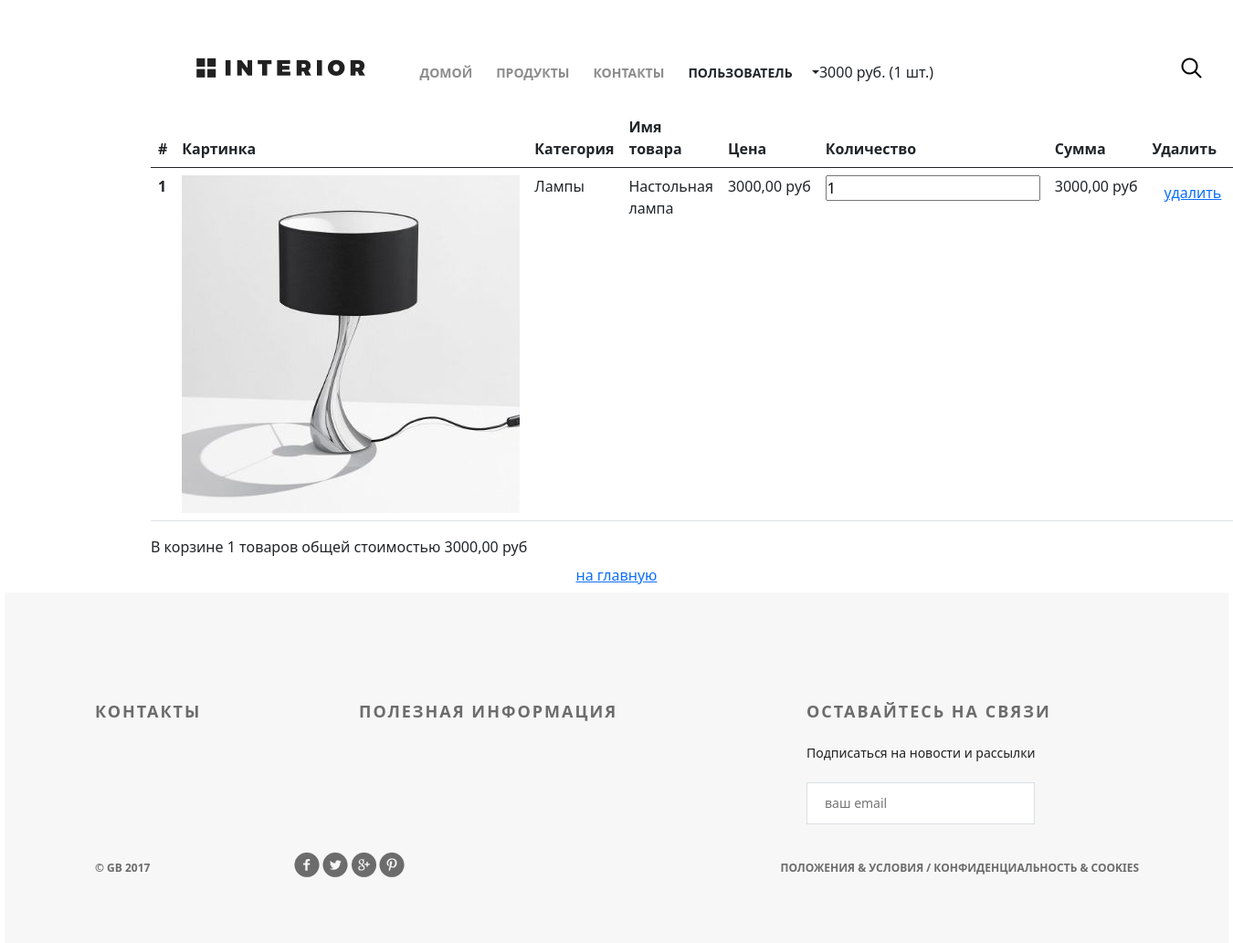
The app's page /basket/ (signed in) with its own data.
### authapp/models.py (models this page shows, shortened)
class ShopUser(AbstractUser):
    avatar = models.ImageField(upload_to='users_avatars', blank=True)
    age = models.PositiveIntegerField(verbose_name='возраст')
    activation_key = models.CharField(max_length=128, blank=True)
    activation_key_expires = models.DateTimeField(default=(now() + timedelta(hours=48)))

### basketapp/models.py (models this page shows, shortened)
class Basket(models.Model):
    user = models.ForeignKey(
        settings.AUTH_USER_MODEL,
        on_delete=models.CASCADE,
        related_name='basket',
    )
    product = models.ForeignKey(
        Product,
        on_delete=models.CASCADE
    )
    quantity = models.PositiveIntegerField(verbose_name='количество', default=0)
    add_datetime = models.DateTimeField(verbose_name='время', auto_now_add=True)
    @property
    def product_cost(self):
        return self.product.price * self.quantity
    @property
    def total_quantity(self):
        _items = Basket.objects.filter(user=self.user)
        _totalquantity = sum(list(map(lambda x: x.quantity, _items)))
        return _totalquantity
    @property
    def total_cost(self):
        _items = Basket.objects.filter(user=self.user)
        _totalcost = sum(list(map(lambda x: x.product_cost, _items)))
        return _totalcost

### mainapp/models.py (models this page shows, shortened)
class Product(models.Model):
    category = models.ForeignKey(
        ProductCategory,
        on_delete=models.CASCADE
    )
    name = models.CharField(
        verbose_name='имя продукт',
        max_length=128
    )
    image = models.ImageField(
        upload_to='products_images',
        blank=True
    )
    short_desc = models.CharField(
        verbose_name='краткое описание',
        max_length=60,
        blank=True
    )
    description = models.TextField(
        verbose_name='описание',
        blank=True
    )
    price = models.DecimalField(
        verbose_name='цена',
        max_digits=8,
        decimal_places=2,
        default=0
    )
    quantity = models.PositiveIntegerField(
        verbose_name='количество на складе',
        default=0
    )
    is_active = models.BooleanField(
        verbose_name='активна',
        default=True
    )

class ProductCategory(models.Model):
    name = models.CharField(
        verbose_name='имя',
        max_length=64,
        unique=True
    )
    description = models.TextField(
        verbose_name='описание',
        blank=True
    )
    is_active = models.BooleanField(
        verbose_name='активна',
        default=True
    )

### basketapp/views.py (the view)
# urls.py: path('', basketapp.basket, name='view'),
@login_required
def basket(request):
    title = 'корзина'
    basket_items = Basket.objects.filter(user=request.user).order_by('product__category')
    context = {
        'title': title,
        'basket_items': basket_items,
    }
    return render(request, 'basketapp/list.html', context)

### mainapp/context_processors.py (called while the page is built)
def basket(request):
    print(f'context processor basket works')
    basket = []
    if request.user.is_authenticated:
        basket = Basket.objects.filter(user=request.user)
    return {
        'basket': basket,
    }

### basketapp/templates/basketapp/list.html (shortened to what this page needs)
{% extends 'geekshop/base.html' %}
{% load static %}
{% block content %}
    <div class="hero-white">
        {% include 'geekshop/includes/header.html' %}
    </div>
    <div class="container basket_list px-5">
        <table class="table">
            <thead>
            <tr>
                <th scope="col">#</th>
                <th scope="col">Картинка</th>
                <th scope="col">Категория</th>
                <th scope="col">Имя товара</th>
                <th scope="col">Цена</th>
                <th scope="col">Количество</th>
                <th scope="col">Сумма</th>
                <th scope="col">Удалить</th>
            </tr>
            </thead>
            <tbody>
            {% for item in basket_items %}
                <tr>
                    <th scope="row">{{ forloop.counter }}</th>
                    <td><img src="/media/{{ item.product.image }}" alt="{{ item.product.short_desc }}"></td>
                    <td>{{ item.product.category.name }}</td>
                    <td>{{ item.product.name }}</td>
                    <td>{{ item.product.price }}&nbspруб</td>
                    <td><input type="number" name="{{ item.pk }}" min="0" value="{{ item.quantity }}"></td>
                    <td>{{ item.product_cost }}&nbspруб</td>
                    <td>
                        <button class="btn btn-round">
                            <a href="{% url 'basket:remove' item.pk %}" class="">
                                удалить
                            </a>
                        </button>
                    </td>
                </tr>
            {% endfor %}
            </tbody>
        </table>
        {% if basket_items %}
            <div class="basket_summary">
                В корзине {{ basket_items.0.total_quantity }} товаров общей стоимостью
                {{ basket_items.0.total_cost }} руб
            </div>
        {% endif %}
    </div>
    <button class="btn btn-round form-control last">
        <a href="{% url 'index' %}" class="">
            на главную
        </a>
    </button>
{% endblock %}

### geekshop/templates/geekshop/includes/header.html (shortened to what this page needs)
<div class="header clearfix">
    <a href="{% url 'index' %}" class="logo"></a>
    <ul class="menu">
        <li><a href="{% url 'index' %}" class="{% if request == '/' %}active{% endif %}">домой</a></li>
        <li><a href="{% url 'products:index' %}">продукты</a></li>
        <li><a href="{% url 'contacts' %}">контакты</a></li>
        {% if user.is_authenticated %}
            <li class="dropdown-toggle" id="dropdownMenuButton1" data-bs-toggle="dropdown" aria-expanded="false">
                <a>{{ user.first_name|default:'Пользователь' }}</a>
            </li>
            {% if basket %}
                <span>
                    {{ basket.0.total_cost|floatformat:0 }} руб.
                    ({{ basket.0.total_quantity }} шт.)
                </span>
            {% endif %}
        {% endif %}
    </ul>
    <a href="#" class="search"></a>
</div>

### geekshop/static/geekshop/style.css (style rules this page uses)
* { margin: 0; padding: 0; }
body { font-family: 'Montserrat', sans-serif; }
html, body { height: 100%; }
.container { width: 1366px; margin: 0 auto; min-height: 100%; }
.logo { background-image: url(img/logo.png); margin-top: 63px; width: 185px; height: 22px; float: left; }
.menu { list-style-type: none; margin-top: 67px; float: right; }
.menu li { float: left; }
.menu a { color: #8c8c8c; font-size: 14px; font-weight: 700; text-align: right; text-transform: uppercase; text-decoration: none; padding: 10px 13px; }
.search { display: block; width: 23px; height: 23px; background-image: url(img/search.png); position: absolute; top: 63px; left: 1176px; }
.clearfix:after { content: ""; display: block; clear: both; }
table { width: 100%; }
.hero-white { background-color: #fff; height: 119px; padding-left: 98px; padding-right: 211px; position: relative; }

### records on screen
ShopUser: first_name "ПОЛЬЗОВАТЕЛЬ"
Basket: user+product+quantity "3000", user+quantity "1", product.image (picture), product.category.name "Лампы", product.name "Настольная лампа", product.price "3000,00", pk "1", product_cost "3000,00", user+product+quantity "3000,00"
